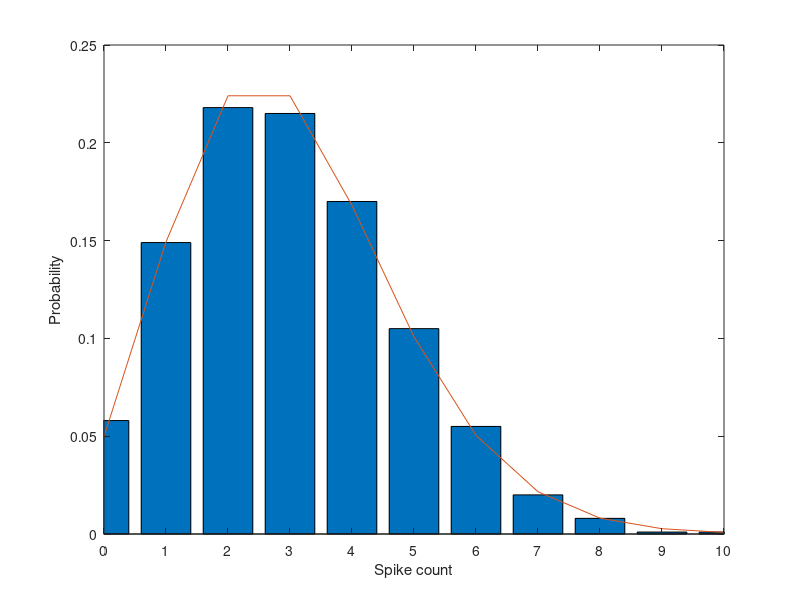

This figure's MATLAB source:
%%%%%%%%%%%%%%%%%%%%%%%%%%%%%%%%%%%%%%%%%%%%%%%%%%%%%%%%%% poissonTutorial%% This tutorial introduces the Poisson model of stochastic% neuronal firing. It starts off simulating the action % potential discharge of a hypothetical model neuron% by generating realizations of an (approximately) poisson process.% This shows how the model can account qualtitatively for the% seemingly random timing of spikes recorded from neurons.% Then, it shows how to generate samples from the poisson% distribution using the "inverse cumulative density"% function.%% This tutorial was created by David Heeger and was modified% by Greg Horwitz (for CSH '00). %  % Dependencies: a) poisscdf (stats toolbox)%               b) myPoissinv (David Heeger's function)%% GDLH 6/6/00% Revisions:  RK 6/2010, AS 8/2011% %*******************************************************%%%%%%%%%%%%%%%%%%%%%%%%%%%%%%%%%%%%%%%%%%%%%%%%%%%%%%%%% % Initialize%clear allclose all%%%%%%%%%%%%%%%%%%%%%%%%%%%%%%%%%%%%%%%%%%%%%%%%%%%%%%%%%%%%%%%%% I. Generating Samples of a Poisson Process.% A Poisson process is a member of the class of stochastic point % processes.  It is formally defined by the following set of% equations (here, N(t) is the number of events that have occurred % by time 't').%% 1) N(0)=0%    Translation: No spikes at the begining of time.% 2) The process is stationary and has independent increments%    Translation: the spike rate doesn't change over time and% the number of spikes occurring in any interval is independent% of the number of spikes occurring in any other (non-overlapping)% interval.% 3) Prob{N(h)=1} = lamba*h + o(h)%    Translation: The probability of one event in a 'brief' window of%    time is a constant, 'lambda' multiplied by the duration of the window.% 4) Prob{N(h)>1} = o(h)%    Translation: The probability of more than one spike in a 'short'%    window of time is vanishingly small, or '0' in the limit.%% The Poisson model occurs very naturally in situations in which a% large number of independent components all have the capacity % for generating an event, but none of them are very likely to do so% at a given time.%% The arrival of telephone calls to a given telephone operator can be% well modeled by a Poisson process, for instance.%% Early neurophysiologists were struck by the irregularity spike trains% recorded from neurons in vivo and thus the Poisson model of neural% firing was born.  Even these early neurophysiologists were aware% that *real* neurons are strictly stationary and don't have strictly% independent increments.  Still, these violations aside, it's remarkable% how far the Poisson model can go towards explaining firing variability% of cortical neurons.%% One of the easiest ways to generate a Poisson spike train is to rely% on the approximation:%%    Prob{1 spike during (t,t+deltaT)} = r(t)*deltaT%% where r(t) is the instantaneous firing rate and deltaT is again% the time step. Notice how similar this looks to equation 3) in the% definition of the Poisson process above.  This approximation is only% valid when deltaT is very short so that there is essentially no chance % that the neuron would fire more than one spike in any given time interval.% Let's begin by choosing a time step and by choosing an average% firing rate.deltaT=1e-3; 			% 1e-3 secs = 1 msecrate=50;				% 50 spikes/secduration=5;				% 1 sec simulationtimes= 0:deltaT:duration;			% Now that everything is set up, we're going to choose a bunch of random% numbers, one for each time step, uniformly distributed between 0 and 1.% The idea here is that at each moment in time (where 'moment' means % an epoch of time that is 'deltaT' in duration) we are going to check % whether our model neuron fires a spike or not.xr=rand(size(times));% Finally, insert a spike whenever the probability of firing% (rate*deltaT) is greater than the corresponding random number:neuralResponse = (rate*deltaT) > xr;figure;axes('position',[.1,.4,.8, .2])plot(times,neuralResponse);xlabel('Time (sec)')ylabel('Neural response')% See, it looks kind of like a spike train.  Some of the spikes are % probably so close together they look like a single spike. You% stretch the figure window to make it look better.% A remarkable property of the Poisson process is that the interspike% intervals are distributed exponentially.  This is a neat result and % worth thinking about.  It's also worth mentioning that the converse % is *not* true: just because interspike intervals are distributed % exponentially does *not* mean that the spikes are well described % by a Poisson process.  For one thing, the interspike intervals could% have some sort of weird dependence on each one other.  The hallmark of% the Poisson process is that every instant of time is *independent* of % every other instant, precluding this kind of dependence.% In the next section we'll show that spike train that we just simulated% has roughly exponentially distributed interspike intervals, just as we'd% expect.% First, get the spike times (in msec)spikeTimes=find(neuralResponse)*deltaT*1000;% Then, the spike intervals (difference between adjacent spike% times).spikeIntervals=spikeTimes(2:length(spikeTimes))-...    spikeTimes(1:length(spikeTimes)-1);% Compute a histogram of the spike intervals, normalized to unit% volume.clf;binsize=1;x = 1:binsize:100;intervalDist=hist(spikeIntervals(spikeIntervals<100),x);intervalDist=intervalDist/sum(intervalDist)/binsize;bar(x,intervalDist);% As promised, the historgram looks like an exponential probability % distribution.  For verificiation, we'll superimpose the exponential% probability density function. y=exppdf(x,1/(rate*deltaT));axis([min(x) max(x) 0 max(y)])xlabel('Interspike interval')ylabel('Probability')hold onplot(x,y)hold off% If a neuron acts like a Poisson process, the number of spikes% fired in a window of length 't' has a Poisson distribution with% parameter lambda*t, where lambda is the firing rate per unit time.% This is a point of confusion for some people: the distribution of % interspike intervals is *exponential* and the distribution of% spike counts is *Poisson*.  In the next section we'll examine the% Poisson distribution directly.% Here are some things for you to do:%% - Try simulating a longer stimulus duration (e.g., 10 secs%   instead of 1) and recomputed the interspike interval%   histogram.%% - Try running this simulation a lot of times, keeping track of%   the spike count each time.  Compute the mean spike count and%   the variance in the spike count across these repeated trials.%   Plot a histogram of the spike counts across these repeated%   trials.%% - Try to simulate a nonhomogeneous Poisson process.  For%   example, choose the instantaneous rate function to be a 2 Hz%   sinusoid that modulates between 0 and 50 spikes/sec.%% - Try running a lot of repeated simulations of the%   nonhomogeneous Poisson process, computing the mean spike count,%   and the variance in the spike count, and plot a histogram of the%   spike counts across these repeated trials.%% - If you want more information about Poisson processes you might%   want to check out GamSpikeTrainTutorial.m.%%%%%%%%%%%%%%%%%%%%%%%%%%%%%%%%%%%%%%%%%%%%%%%%%%%%%%%%%% II. Generating Samples of a Random Variable% We want to draw random numbers from a particular probability% distribution.  For example, imagine that we are simulating% repeated trials of an neurophysiology experiment in which we% want to generate random numbers corresponding to how the spike% count varies from one trial of the experiment to the next.  The% 'rand' function returns random numbers that are uniformly% distributed over [0,1]. The 'randn' and 'normrnd' functions % return random numbers that are normally (Gaussian) distributed. % We also have functions for generating random numbers from several % other well-known distributions, including poisson, binomial, gamma% weibull, etc. Occasionally, you may need to generate random numbers % from less-known distributions that are not available in Matlab. % The following code demonstrates how you can do that. For this % example we have chosen poisson distribution and assume poissrnd is % not available in Matlab.% The trick is to use the 'rand' function in conjunction with the% inverse of the desired cumulative distribution function,% 'poissinv' in this case.% Let's begin by plotting the Poisson probability density% function for an average spike count of 5.meanSpikeCount=3;x = 0:.01:10;pdf=poisspdf(x,meanSpikeCount);plot(x,pdf)xlabel('Spike count')ylabel('Probability')% Notice that the Poisson density takes on nonzero probabilities% only at integer spike counts.  This makes perfect sense since% we are trying to model spike counts.  There's no such thing as% half a spike.  It's kind of like being half pregnant.% Next, let's plot the cumulative Poisson distribution.cdf=poisscdf(x,meanSpikeCount);plot(x,cdf)xlabel('Spike count')ylabel('Cumulative probability')% The staircase shape is again due to the fact that you can't% have a fractional spike count.% Now we can use the inverse of this cumulative distribution% function to generate Poisson distributed random draws as% follows: (1) pick a (uniformaly distributed) random number% between 0 and 1, and (2) run that number through the inverse of% the desired cumulative distribution.  In our example, starting% with the random number 0.1 would yield a spike count of 1 (look% at the graph to see why).  Likewise, starting with the random% number 0.8 would yield a spike count of 4.poissinv(0.1,meanSpikeCount)poissinv(0.8,meanSpikeCount)% Start by generating a bunch (1000) of uniformly distributed% random numbers, and then run each of them through the inverse% of the cumulative distribution function.  For each of the 1000% trials we get a simulated spike count.xr=rand(1,1000);spikeCounts=poissinv(xr,meanSpikeCount);% Let's make sure that we get the mean spike count and the% variance in the spike count that we expect to get (we set% the mean spike count to '3', and a property of the Poisson% distribution is that the mean is always equal to the variance).mean(spikeCounts)var(spikeCounts)fano=var(spikeCounts)/mean(spikeCounts)% Plot a spike count histogramx= 0:10;hist(spikeCounts,x)axis([min(x) max(x) 0 250])xlabel('Spike count')ylabel('Probability')% Plot a normalized histogram for comparison with the Poisson% pdf:spikeCountHist=hist(spikeCounts,x)/1000;y=poisspdf(x,meanSpikeCount);bar(x,spikeCountHist)axis([min(x) max(x) 0 0.25])xlabel('Spike count')ylabel('Probability')hold onplot(x,y)hold off% Here are some things for you to do:%% - Try changing the meanSpikeCount.  How big does the mean spike%   count have to be for the distribution to look normal%   (Gaussian).%% - Try increasing the number of trials in the simulation.  You%   should be able to get the Fano factor arbitrarily close to 1.%% - Try generating random samples from an exponential%   distribution as if you were trying to choose a bunch of%   interspike intervals.